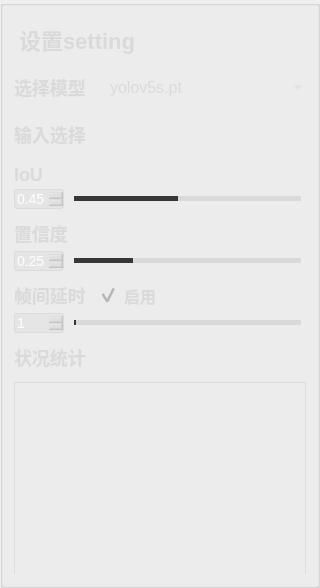
          <widget class="QGroupBox" name="leftgroupBox">
           <property name="minimumSize">
            <size>
             <width>320</width>
             <height>0</height>
            </size>
           </property>
           <property name="maximumSize">
            <size>
             <width>320</width>
             <height>16777215</height>
            </size>
           </property>
           <property name="styleSheet">
            <string notr="true">#leftgroupBox{
background-color: rgba(75, 75, 75, 200);
border: 0px solid #42adff;
border-radius:0px;}
</string>
           </property>
           <property name="title">
            <string/>
           </property>
           <layout class="QVBoxLayout" name="verticalLayout_8">
            <property name="spacing">
             <number>11</number>
            </property>
            <item>
             <widget class="QGroupBox" name="setgroupBox">
              <property name="minimumSize">
               <size>
                <width>0</width>
                <height>42</height>
               </size>
              </property>
              <property name="maximumSize">
               <size>
                <width>16777215</width>
                <height>42</height>
               </size>
              </property>
              <property name="styleSheet">
               <string notr="true">#setgroupBox{
border: 0px solid #42adff;
border-radius:0px;}</string>
              </property>
              <property name="title">
               <string/>
              </property>
              <layout class="QHBoxLayout" name="horizontalLayout_35">
               <property name="leftMargin">
                <number>2</number>
               </property>
               <property name="topMargin">
                <number>0</number>
               </property>
               <property name="rightMargin">
                <number>0</number>
               </property>
               <property name="bottomMargin">
                <number>0</number>
               </property>
               <item>
                <widget class="QLabel" name="setLabel">
                 <property name="minimumSize">
                  <size>
                   <width>0</width>
                   <height>0</height>
                  </size>
                 </property>
                 <property name="maximumSize">
                  <size>
                   <width>16777215</width>
                   <height>40</height>
                  </size>
                 </property>
                 <property name="styleSheet">
                  <string notr="true">QLabel
{
	font-size: 22px;
	font-family: &quot;Microsoft YaHei&quot;;
	font-weight: bold;
 		border-radius:9px;
		background:rgba(66, 195, 255, 0);
color: rgb(218, 218, 218);

}
</string>
                 </property>
                 <property name="text">
                  <string>设置setting</string>
                 </property>
                </widget>
               </item>
               <item>
                <spacer name="setSpacer">
                 <property name="orientation">
                  <enum>Qt::Horizontal</enum>
                 </property>
                 <property name="sizeHint" stdset="0">
                  <size>
                   <width>40</width>
                   <height>20</height>
                  </size>
                 </property>
                </spacer>
               </item>
              </layout>
             </widget>
            </item>
            <item>
             <layout class="QHBoxLayout" name="modelLayout">
              <item>
               <widget class="QLabel" name="modelLabel">
                <property name="minimumSize">
                 <size>
                  <width>0</width>
                  <height>35</height>
                 </size>
                </property>
                <property name="maximumSize">
                 <size>
                  <width>80</width>
                  <height>16777215</height>
                 </size>
                </property>
                <property name="styleSheet">
                 <string notr="true">QLabel
{
	font-size: 18px;
	font-family: &quot;Microsoft YaHei&quot;;
	font-weight: bold;
 		border-radius:9px;
		background:rgba(66, 195, 255, 0);
color: rgb(218, 218, 218);
}
</string>
                </property>
                <property name="text">
                 <string>选择模型</string>
                </property>
               </widget>
              </item>
              <item>
               <widget class="QComboBox" name="modelBox">
                <property name="minimumSize">
                 <size>
                  <width>0</width>
                  <height>35</height>
                 </size>
                </property>
                <property name="styleSheet">
                 <string notr="true">QComboBox QAbstractItemView {
font-family: &quot;Microsoft YaHei&quot;;
font-size: 16px;
background:rgba(200, 200, 200,150);
selection-background-color: rgba(200, 200, 200,50);
color: rgb(218, 218, 218);
outline:none;
border:none;}
QComboBox{
font-family: &quot;Microsoft YaHei&quot;;
font-size: 16px;
color: rgb(218, 218, 218);
border-width:0px;
border-color:white;
border-style:solid;
background-color: rgba(200, 200, 200,0);}

QComboBox::drop-down {
margin-top:8;
height:20;
background:rgba(255,255,255,0);
border-image: url(:/img/icon/下拉_白色.png);
}
</string>
                </property>
                <item>
                 <property name="text">
                  <string>yolov5s.pt</string>
                 </property>
                </item>
                <item>
                 <property name="text">
                  <string>yolov5m.pt</string>
                 </property>
                </item>
                <item>
                 <property name="text">
                  <string>yolov5l.pt</string>
                 </property>
                </item>
                <item>
                 <property name="text">
                  <string>yolov5x.pt</string>
                 </property>
                </item>
               </widget>
              </item>
             </layout>
            </item>
            <item>
             <layout class="QHBoxLayout" name="inputLayout">
              <item>
               <widget class="QLabel" name="inputLabel">
                <property name="maximumSize">
                 <size>
                  <width>80</width>
                  <height>16777215</height>
                 </size>
                </property>
                <property name="styleSheet">
                 <string notr="true">QLabel
{
	font-size: 18px;
	font-family: &quot;Microsoft YaHei&quot;;
	font-weight: bold;
 		border-radius:9px;
		background:rgba(66, 195, 255, 0);
color: rgb(218, 218, 218);
}
</string>
                </property>
                <property name="text">
                 <string>输入选择</string>
                </property>
               </widget>
              </item>
              <item>
               <layout class="QHBoxLayout" name="input_rightLayout">
                <item>
                 <widget class="QGroupBox" name="inputgroupBox">
                  <property name="styleSheet">
                   <string notr="true">#inputgroupBox{
background-color: rgba(48,148,243,0);
border: 0px solid #42adff;
border-left: 0px solid #d9d9d9;
border-right: 0px solid rgba(29, 83, 185, 255);
border-radius:0px;}</string>
                  </property>
                  <property name="title">
                   <string/>
                  </property>
                  <layout class="QHBoxLayout" name="horizontalLayout_8">
                   <property name="leftMargin">
                    <number>0</number>
                   </property>
                   <property name="topMargin">
                    <number>0</number>
                   </property>
                   <property name="rightMargin">
                    <number>0</number>
                   </property>
                   <property name="bottomMargin">
                    <number>0</number>
                   </property>
                   <item>
                    <widget class="QPushButton" name="fileButton">
                     <property name="minimumSize">
                      <size>
                       <width>55</width>
                       <height>28</height>
                      </size>
                     </property>
                     <property name="maximumSize">
                      <size>
                       <width>16777215</width>
                       <height>28</height>
                      </size>
                     </property>
                     <property name="toolTip">
                      <string>文件</string>
                     </property>
                     <property name="styleSheet">
                      <string notr="true">QPushButton{font-family: &quot;Microsoft YaHei&quot;;
font-size: 14px;
font-weight: bold;
color:white;
text-align: center center;
padding-left: 5px;
padding-right: 5px;
padding-top: 4px;
padding-bottom: 4px;
border-style: solid;
border-width: 0px;
border-color: rgba(255, 255, 255, 255);
border-radius: 3px;
background-color: rgba(200, 200, 200,0);}

QPushButton:focus{outline: none;}

QPushButton::pressed{font-family: &quot;Microsoft YaHei&quot;;
                     font-size: 14px;
                     font-weight: bold;
                     color:rgb(200,200,200);
                     text-align: center center;
                     padding-left: 5px;
                     padding-right: 5px;
                     padding-top: 4px;
                     padding-bottom: 4px;
                     border-style: solid;
                     border-width: 0px;
                     border-color: rgba(255, 255, 255, 255);
                     border-radius: 3px;
                     background-color:  #bf513b;}

QPushButton::disabled{font-family: &quot;Microsoft YaHei&quot;;
                     font-size: 14px;
                     font-weight: bold;
                     color:rgb(200,200,200);
                     text-align: center center;
                     padding-left: 5px;
                     padding-right: 5px;
                     padding-top: 4px;
                     padding-bottom: 4px;
                     border-style: solid;
                     border-width: 0px;
                     border-color: rgba(255, 255, 255, 255);
                     border-radius: 3px;
                     background-color:  #bf513b;}
QPushButton::hover {
border-style: solid;
border-width: 0px;
border-radius: 0px;
background-color: rgba(48,148,243,80);}</string>
                     </property>
                     <property name="text">
                      <string/>
                     </property>
                     <property name="icon">
                      <iconset resource="../apprcc.qrc">
                       <normaloff>:/img/icon/打开.png</normaloff>:/img/icon/打开.png</iconset>
                     </property>
                    </widget>
                   </item>
                   <item>
                    <widget class="QPushButton" name="cameraButton">
                     <property name="minimumSize">
                      <size>
                       <width>55</width>
                       <height>28</height>
                      </size>
                     </property>
                     <property name="maximumSize">
                      <size>
                       <width>16777215</width>
                       <height>28</height>
                      </size>
                     </property>
                     <property name="toolTip">
                      <string>相机</string>
                     </property>
                     <property name="styleSheet">
                      <string notr="true">QPushButton{font-family: &quot;Microsoft YaHei&quot;;
font-size: 14px;
font-weight: bold;
color:white;
text-align: center center;
padding-left: 5px;
padding-right: 5px;
padding-top: 4px;
padding-bottom: 4px;
border-style: solid;
border-width: 0px;
border-color: rgba(255, 255, 255, 255);
border-radius: 3px;
background-color: rgba(48,148,243,0);}

QPushButton:focus{outline: none;}

QPushButton::pressed{font-family: &quot;Microsoft YaHei&quot;;
                     font-size: 14px;
                     font-weight: bold;
                     color:rgb(200,200,200);
                     text-align: center center;
                     padding-left: 5px;
                     padding-right: 5px;
                     padding-top: 4px;
                     padding-bottom: 4px;
                     border-style: solid;
                     border-width: 0px;
                     border-color: rgba(255, 255, 255, 255);
                     border-radius: 3px;
                     background-color:  #bf513b;}

QPushButton::disabled{font-family: &quot;Microsoft YaHei&quot;;
                     font-size: 14px;
                     font-weight: bold;
                     color:rgb(200,200,200);
                     text-align: center center;
                     padding-left: 5px;
                     padding-right: 5px;
                     padding-top: 4px;
                     padding-bottom: 4px;
                     border-style: solid;
                     border-width: 0px;
                     border-color: rgba(255, 255, 255, 255);
                     border-radius: 3px;
                     background-color:  #bf513b;}
QPushButton::hover {
border-style: solid;
border-width: 0px;
border-radius: 0px;
background-color: rgba(48,148,243,80);}</string>
                     </property>
                     <property name="text">
                      <string/>
                     </property>
                     <property name="icon">
                      <iconset resource="../apprcc.qrc">
                       <normaloff>:/img/icon/摄像头开.png</normaloff>:/img/icon/摄像头开.png</iconset>
                     </property>
                    </widget>
                   </item>
                  </layout>
                 </widget>
                </item>
               </layout>
              </item>
             </layout>
            </item>
            <item>
             <layout class="QVBoxLayout" name="iouLayout">
              <property name="spacing">
               <number>4</number>
              </property>
              <item>
               <widget class="QLabel" name="iouLabel">
                <property name="styleSheet">
                 <string notr="true">QLabel
{
	font-size: 18px;
	font-family: &quot;Microsoft YaHei&quot;;
	font-weight: bold;
 		border-radius:9px;
		background:rgba(66, 195, 255, 0);
color: rgb(218, 218, 218);
}
</string>
                </property>
                <property name="text">
                 <string>IoU</string>
                </property>
               </widget>
              </item>
              <item>
               <layout class="QHBoxLayout" name="iou_rightLayout">
                <property name="spacing">
                 <number>5</number>
                </property>
                <item>
                 <widget class="QDoubleSpinBox" name="iouSpinBox">
                  <property name="minimumSize">
                   <size>
                    <width>50</width>
                    <height>0</height>
                   </size>
                  </property>
                  <property name="maximumSize">
                   <size>
                    <width>50</width>
                    <height>16777215</height>
                   </size>
                  </property>
                  <property name="styleSheet">
                   <string notr="true">QDoubleSpinBox{
background:rgba(200, 200, 200,50);
color:white;
font-size: 14px;
font-family: &quot;Microsoft YaHei UI&quot;;
border-style: solid;
border-width: 1px;
border-color: rgba(200, 200, 200,100);
border-radius: 3px;}

QDoubleSpinBox::down-button{
background:rgba(200, 200, 200,0);
border-image: url(:/img/icon/箭头_列表展开.png);}
QDoubleSpinBox::down-button::hover{
background:rgba(200, 200, 200,100);
border-image: url(:/img/icon/箭头_列表展开.png);}

QDoubleSpinBox::up-button{
background:rgba(200, 200, 200,0);
border-image: url(:/img/icon/箭头_列表收起.png);}
QDoubleSpinBox::up-button::hover{
background:rgba(200, 200, 200,100);
border-image: url(:/img/icon/箭头_列表收起.png);}
</string>
                  </property>
                  <property name="maximum">
                   <double>1.000000000000000</double>
                  </property>
                  <property name="singleStep">
                   <double>0.010000000000000</double>
                  </property>
                  <property name="value">
                   <double>0.450000000000000</double>
                  </property>
                 </widget>
                </item>
                <item>
                 <widget class="QSlider" name="iouSlider">
                  <property name="styleSheet">
                   <string notr="true">QSlider{
border-color: #bcbcbc;
color:#d9d9d9;
}
QSlider::groove:horizontal {                                
     border: 1px solid #999999;                             
     height: 3px;                                           
    margin: 0px 0;                                         
     left: 5px; right: 5px; 
 }
QSlider::handle:horizontal {                               
     border: 0px ; 
     border-image: url(:/img/icon/圆.png);
	 width:15px;
     margin: -7px -7px -7px -7px;                  
} 
QSlider::add-page:horizontal{
background: qlineargradient(spread:pad, x1:0, y1:1, x2:0, y2:0, stop:0 #d9d9d9, stop:0.25 #d9d9d9, stop:0.5 #d9d9d9, stop:1 #d9d9d9); 

}
QSlider::sub-page:horizontal{                               
 background: qlineargradient(spread:pad, x1:0, y1:1, x2:0, y2:0, stop:0 #373737, stop:0.25 #373737, stop:0.5 #373737, stop:1 #373737);                     
}</string>
                  </property>
                  <property name="maximum">
                   <number>100</number>
                  </property>
                  <property name="value">
                   <number>45</number>
                  </property>
                  <property name="orientation">
                   <enum>Qt::Horizontal</enum>
                  </property>
                 </widget>
                </item>
               </layout>
              </item>
             </layout>
            </item>
            <item>
             <layout class="QVBoxLayout" name="confidenceLayout">
              <property name="spacing">
               <number>4</number>
              </property>
              <item>
               <widget class="QLabel" name="confLabel">
                <property name="styleSheet">
                 <string notr="true">QLabel
{
	font-size: 18px;
	font-family: &quot;Microsoft YaHei&quot;;
	font-weight: bold;
 		border-radius:9px;
		background:rgba(66, 195, 255, 0);
color: rgb(218, 218, 218);
}
</string>
                </property>
                <property name="text">
                 <string>置信度</string>
                </property>
               </widget>
              </item>
              <item>
               <layout class="QHBoxLayout" name="conf_rightLayout">
                <property name="spacing">
                 <number>5</number>
                </property>
                <item>
                 <widget class="QDoubleSpinBox" name="confSpinBox">
                  <property name="minimumSize">
                   <size>
                    <width>50</width>
                    <height>0</height>
                   </size>
                  </property>
                  <property name="maximumSize">
                   <size>
                    <width>50</width>
                    <height>16777215</height>
                   </size>
                  </property>
                  <property name="focusPolicy">
                   <enum>Qt::ClickFocus</enum>
                  </property>
                  <property name="styleSheet">
                   <string notr="true">QDoubleSpinBox{
background:rgba(200, 200, 200,50);
color:white;
font-size: 14px;
font-family: &quot;Microsoft YaHei UI&quot;;
border-style: solid;
border-width: 1px;
border-color: rgba(200, 200, 200,100);
border-radius: 3px;}

QDoubleSpinBox::down-button{
background:rgba(200, 200, 200,0);
border-image: url(:/img/icon/箭头_列表展开.png);}
QDoubleSpinBox::down-button::hover{
background:rgba(200, 200, 200,100);
border-image: url(:/img/icon/箭头_列表展开.png);}

QDoubleSpinBox::up-button{
background:rgba(200, 200, 200,0);
border-image: url(:/img/icon/箭头_列表收起.png);}
QDoubleSpinBox::up-button::hover{
background:rgba(200, 200, 200,100);
border-image: url(:/img/icon/箭头_列表收起.png);}
</string>
                  </property>
                  <property name="maximum">
                   <double>1.000000000000000</double>
                  </property>
                  <property name="singleStep">
                   <double>0.010000000000000</double>
                  </property>
                  <property name="value">
                   <double>0.250000000000000</double>
                  </property>
                 </widget>
                </item>
                <item>
                 <widget class="QSlider" name="confSlider">
                  <property name="styleSheet">
                   <string notr="true">QSlider{
border-color: #bcbcbc;
color:#d9d9d9;
}
QSlider::groove:horizontal {                                
     border: 1px solid #999999;                             
     height: 3px;                                           
    margin: 0px 0;                                         
     left: 5px; right: 5px; 
 }
QSlider::handle:horizontal {                               
     border: 0px ; 
     border-image: url(:/img/icon/圆.png);
	 width:15px;
     margin: -7px -7px -7px -7px;                  
} 
QSlider::add-page:horizontal{
background: qlineargradient(spread:pad, x1:0, y1:1, x2:0, y2:0, stop:0 #d9d9d9, stop:0.25 #d9d9d9, stop:0.5 #d9d9d9, stop:1 #d9d9d9); 

}
QSlider::sub-page:horizontal{                               
 background: qlineargradient(spread:pad, x1:0, y1:1, x2:0, y2:0, stop:0 #373737, stop:0.25 #373737, stop:0.5 #373737, stop:1 #373737);                     
}</string>
                  </property>
                  <property name="maximum">
                   <number>100</number>
                  </property>
                  <property name="value">
                   <number>25</number>
                  </property>
                  <property name="orientation">
                   <enum>Qt::Horizontal</enum>
                  </property>
                  <property name="tickPosition">
                   <enum>QSlider::NoTicks</enum>
                  </property>
                 </widget>
                </item>
               </layout>
              </item>
             </layout>
            </item>
            <item>
             <layout class="QVBoxLayout" name="timeLayout">
              <property name="spacing">
               <number>4</number>
              </property>
              <item>
               <layout class="QHBoxLayout" name="time_leftLayout">
                <item>
                 <widget class="QLabel" name="timeLabel">
                  <property name="maximumSize">
                   <size>
                    <width>80</width>
                    <height>16777215</height>
                   </size>
                  </property>
                  <property name="styleSheet">
                   <string notr="true">QLabel
{
	font-size: 18px;
	font-family: &quot;Microsoft YaHei&quot;;
	font-weight: bold;
 		border-radius:9px;
		background:rgba(66, 195, 255, 0);
color: rgb(218, 218, 218);
}
</string>
                  </property>
                  <property name="text">
                   <string>帧间延时</string>
                  </property>
                 </widget>
                </item>
                <item>
                 <widget class="QCheckBox" name="checkBox">
                  <property name="styleSheet">
                   <string notr="true">
QCheckBox
{font-size: 16px;
	font-family: &quot;Microsoft YaHei&quot;;
	font-weight: bold;
 		border-radius:9px;
		background:rgba(66, 195, 255, 0);
color: rgb(218, 218, 218);;}

QCheckBox::indicator {
	width: 20px;
	height: 20px;
}
QCheckBox::indicator:unchecked {
    image: url(:/img/icon/button-off.png);
}

QCheckBox::indicator:checked {
    
    image: url(:/img/icon/button-on.png);
}
</string>
                  </property>
                  <property name="text">
                   <string>启用</string>
                  </property>
                  <property name="checked">
                   <bool>true</bool>
                  </property>
                 </widget>
                </item>
               </layout>
              </item>
              <item>
               <layout class="QHBoxLayout" name="time_rightLayout">
                <property name="spacing">
                 <number>5</number>
                </property>
                <item>
                 <widget class="QSpinBox" name="timeSpinBox">
                  <property name="minimumSize">
                   <size>
                    <width>50</width>
                    <height>0</height>
                   </size>
                  </property>
                  <property name="maximumSize">
                   <size>
                    <width>50</width>
                    <height>16777215</height>
                   </size>
                  </property>
                  <property name="focusPolicy">
                   <enum>Qt::ClickFocus</enum>
                  </property>
                  <property name="styleSheet">
                   <string notr="true">QSpinBox{
background:rgba(200, 200, 200,50);
color:white;
font-size: 14px;
font-family: &quot;Microsoft YaHei UI&quot;;
border-style: solid;
border-width: 1px;
border-color: rgba(200, 200, 200,100);
border-radius: 3px;}

QSpinBox::down-button{
background:rgba(200, 200, 200,0);
border-image: url(:/img/icon/箭头_列表展开.png);}
QDoubleSpinBox::down-button::hover{
background:rgba(200, 200, 200,100);
border-image: url(:/img/icon/箭头_列表展开.png);}

QSpinBox::up-button{
background:rgba(200, 200, 200,0);
border-image: url(:/img/icon/箭头_列表收起.png);}
QSpinBox::up-button::hover{
background:rgba(200, 200, 200,100);
border-image: url(:/img/icon/箭头_列表收起.png);}
</string>
                  </property>
                  <property name="minimum">
                   <number>1</number>
                  </property>
                  <property name="maximum">
                   <number>20</number>
                  </property>
                  <property name="singleStep">
                   <number>1</number>
                  </property>
                  <property name="value">
                   <number>1</number>
                  </property>
                 </widget>
                </item>
                <item>
                 <widget class="QSlider" name="timeSlider">
                  <property name="styleSheet">
                   <string notr="true">QSlider{
border-color: #bcbcbc;
color:#d9d9d9;
}
QSlider::groove:horizontal {                                
     border: 1px solid #999999;                             
     height: 3px;                                           
    margin: 0px 0;                                         
     left: 5px; right: 5px; 
 }
QSlider::handle:horizontal {                               
     border: 0px ; 
     border-image: url(:/img/icon/圆.png);
	 width:15px;
     margin: -7px -7px -7px -7px;                  
} 
QSlider::add-page:horizontal{
background: qlineargradient(spread:pad, x1:0, y1:1, x2:0, y2:0, stop:0 #d9d9d9, stop:0.25 #d9d9d9, stop:0.5 #d9d9d9, stop:1 #d9d9d9); 

}
QSlider::sub-page:horizontal{                               
 background: qlineargradient(spread:pad, x1:0, y1:1, x2:0, y2:0, stop:0 #373737, stop:0.25 #373737, stop:0.5 #373737, stop:1 #373737);                     
}</string>
                  </property>
                  <property name="minimum">
                   <number>1</number>
                  </property>
                  <property name="maximum">
                   <number>20</number>
                  </property>
                  <property name="singleStep">
                   <number>1</number>
                  </property>
                  <property name="pageStep">
                   <number>1</number>
                  </property>
                  <property name="value">
                   <number>1</number>
                  </property>
                  <property name="orientation">
                   <enum>Qt::Horizontal</enum>
                  </property>
                  <property name="tickPosition">
                   <enum>QSlider::NoTicks</enum>
                  </property>
                 </widget>
                </item>
               </layout>
              </item>
             </layout>
            </item>
            <item>
             <layout class="QVBoxLayout" name="outputLayout">
              <item>
               <widget class="QLabel" name="outputLabel">
                <property name="styleSheet">
                 <string notr="true">QLabel
{
	font-size: 18px;
	font-family: &quot;Microsoft YaHei&quot;;
	font-weight: bold;
 		border-radius:9px;
		background:rgba(66, 195, 255, 0);
color: rgb(218, 218, 218);
}
</string>
                </property>
                <property name="text">
                 <string>状况统计</string>
                </property>
               </widget>
              </item>
              <item>
               <widget class="QListWidget" name="resultWidget">
                <property name="styleSheet">
                 <string notr="true">QListWidget{
background-color: rgba(12, 28, 77, 0);
border: 1px solid rgba(200, 200, 200,100);
border-bottom: 0px solid rgba(200, 200, 200,100);
border-radius:0px;
font-family: &quot;Microsoft YaHei&quot;;
font-size: 16px;
color: rgb(218, 218, 218);
}
</string>
                </property>
               </widget>
              </item>
             </layout>
            </item>
           </layout>
          </widget>
